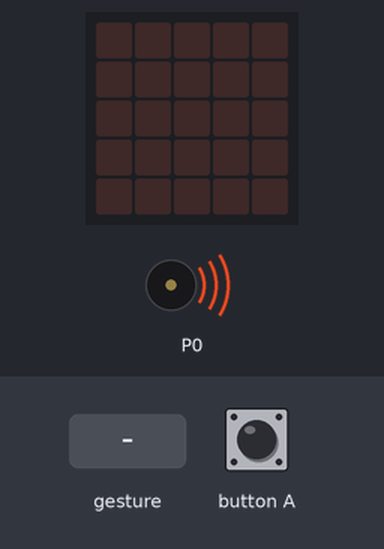
Bench run of a program on a simulated BBC micro:bit (MakeCode). Parts: the board's 5×5 LED display, buzzer (waves = sounding). Inputs (shaded band) come from the test bench. A tilt is held for 1.5 s and a shake lasts 1 s, then the board lies face up again.

Above: at 1.2 s.
1.3 s: button A pressed for 0.15 s
At 1.65 s:
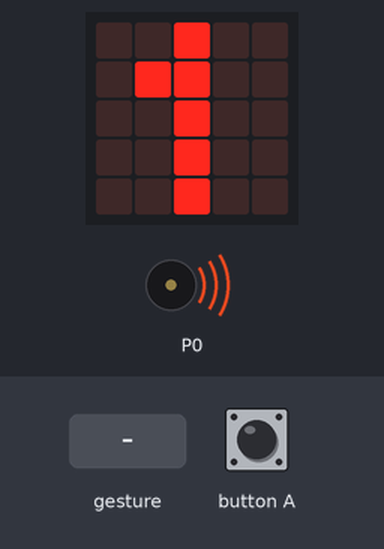
4.3 s: gesture 'shake'
At 4.85 s:
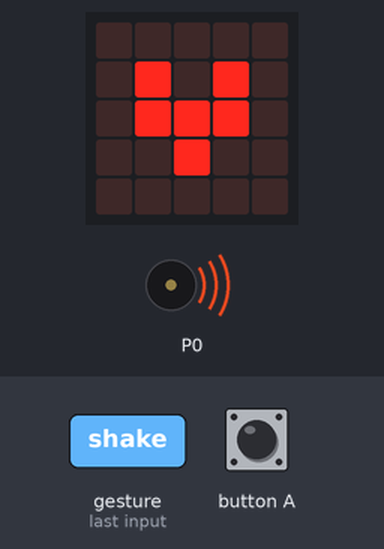
7.3 s: button A pressed for 0.15 s
At 8.05 s:
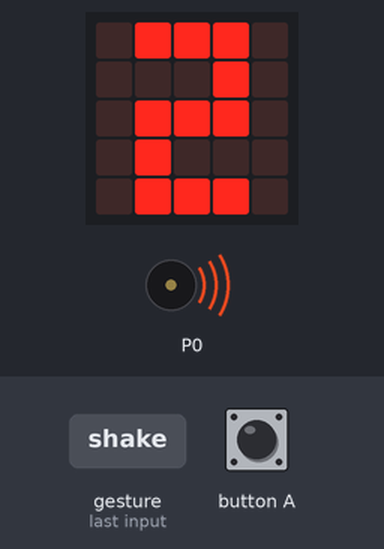
10.4 s: button A pressed for 0.15 s
At 13.25 s:
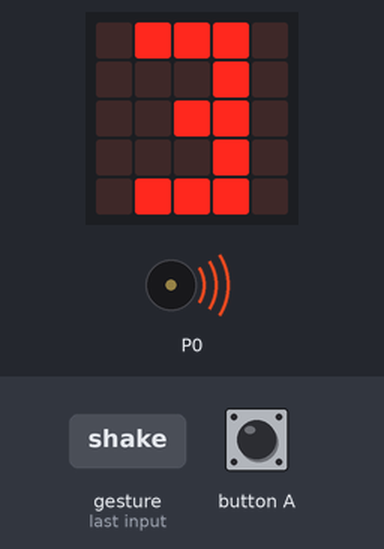
13.5 s: gesture 'shake'
At 15.48 s:
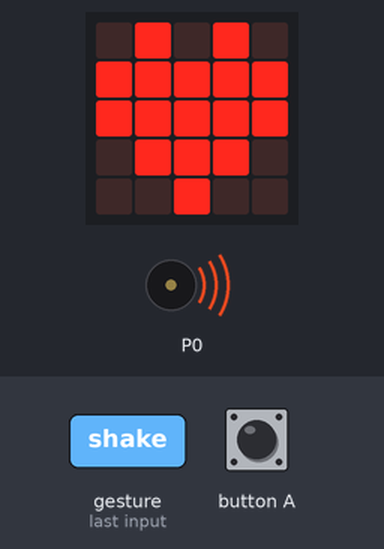
Timing chart, 0 to 20.5 s (numbered marks = the images above; inputs shaded):
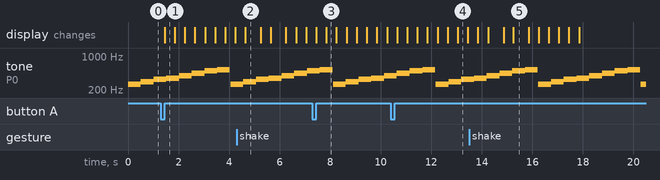

Measured:
- after the input at 1.3 s, the display: changes after 0.15 s (image 1)
- after the input at 4.3 s, the display: changes after 0.35 s (image 2)
- after the input at 7.3 s, the display: first changes after 0.15 s (image 3 shows a later state)
- after the input at 10.4 s, the display: first differs from a run without the input after 1.9 s (image 4 shows a later state)
- after the input at 13.5 s, the display: first differs from a run without the input after 0.75 s (image 5 shows a later state)
- by itself, tone on P0: plays 349 Hz for 0.51 s, 392 Hz for 0.51 s, 440 Hz for 0.51 s, 494 Hz for 0.51 s, 523 Hz for 0.50 s, 262 Hz for 0.51 s … (14 notes in this stretch)
- what the display in image 1 shows lasts 0.4 s, from 1.5 s to 1.9 s

The program:

main.ts
```typescript
input.onButtonPressed(Button.A, function () {
    basic.showLeds(`
        . . # . .
        . # # . .
        . . # . .
        . . # . .
        . . # . .
        `)
    basic.showLeds(`
        . # # # .
        . . . # .
        . # # # .
        . # . . .
        . # # # .
        `)
    basic.showLeds(`
        . # # # .
        . . . # .
        . . # # .
        . . . # .
        . # # # .
        `)
    basic.showLeds(`
        . . # . .
        . # . # .
        . # . # .
        # . . . #
        # # # # #
        `)
    basic.showLeds(`
        . # . # .
        . # . # .
        # . . . #
        # # . # #
        . . # . .
        `)
    basic.showLeds(`
        . # . # .
        # . . . #
        # # # # #
        . # # # .
        . . # . .
        `)
    basic.showLeds(`
        # . . . #
        # # # # #
        . # # # .
        . . # . .
        . . . . .
        `)
    basic.showLeds(`
        # . . . #
        . # # # .
        . # # # .
        . . # . .
        . . . . .
        `)
    basic.showLeds(`
        . # # # .
        . # # # .
        . . # . .
        . . . . .
        . . . . .
        `)
    basic.showLeds(`
        . # # # .
        . . # . .
        . . . . .
        . . . . .
        . . . . .
        `)
    basic.showLeds(`
        . . # . .
        . . . . .
        . . . . .
        . . . . .
        . . . . .
        `)
    basic.showLeds(`
        . . . . .
        . . . . .
        . . . . .
        . . . . .
        . . . . .
        `)
})
input.onGesture(Gesture.Shake, function () {
    basic.showIcon(IconNames.SmallHeart)
    basic.pause(25)
    basic.showIcon(IconNames.Heart)
    basic.pause(450)
})
basic.forever(function () {
    music.playMelody("C D E F G A B C5 ", 120)
})
```

test.ts
```typescript
// les tests vont ici ; cela ne sera pas compilé si ce paquet est utilisé en tant qu'extension.
```
